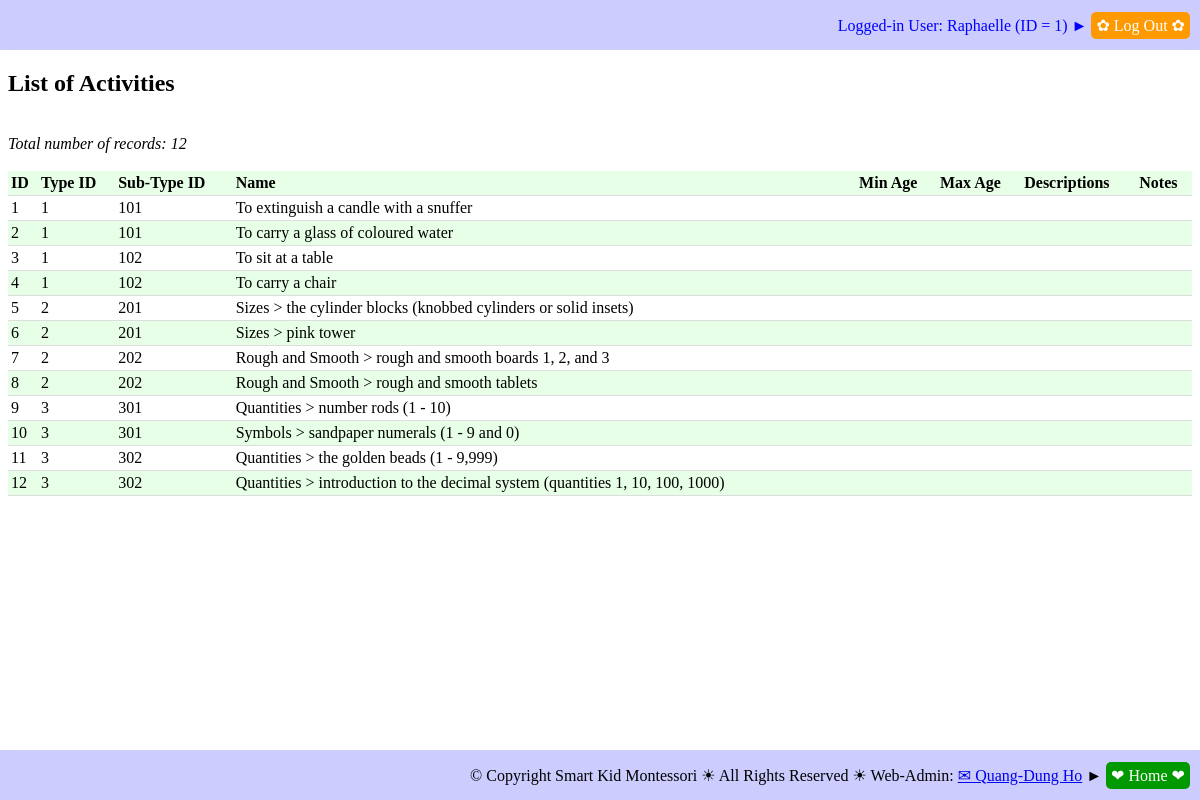
The app's page /report_activities.php (signed in) with its own data.
### tables this page shows
CREATE TABLE `activities` (
  `ACT_ID` int(11) NOT NULL,
  `ACT_TYPE_ID` int(11) NOT NULL,
  `ACT_SUBTYPE_ID` int(11) NOT NULL,
  `ACT_NAME` varchar(250) NOT NULL,
  `ACT_MIN_AGE` int(11) DEFAULT NULL,
  `ACT_MAX_AGE` int(11) DEFAULT NULL,
  `ACT_DESCR` text,
  `ACT_NOTES` text
);

### db_operations.php (called while the page is built, shortened)
<?php
require_once("sql_queries.php");
function report_ACTIVITIES($debug_on)
{
	$queryStr = 'SELECT  ';
		$queryStr = $queryStr . '*';
	$queryStr = $queryStr . ' FROM ';
		$queryStr = $queryStr . 'ACTIVITIES';
	$queryStr = $queryStr . ' ORDER BY ';
		$queryStr = $queryStr . 'ACT_TYPE_ID' . ' ASC ';
		$queryStr = $queryStr . ', ' . 'ACT_SUBTYPE_ID' . ' ASC';
	$queryStr = $queryStr . ';';
	$result = getResult($queryStr);
	$fieldHeaderStr = array (
		0 => 'ID',
		1 => 'Type ID',
		2 => 'Sub-Type ID',
		3 => 'Name',
		4 => 'Min Age',
		5 => 'Max Age',
		6 => 'Descriptions',
		7 => 'Notes',
		);
	populateResultToTable($result, $fieldHeaderStr);
}

### sql_queries.php (the view, shortened to what this page needs)
<?php
	function connectDB()
	{
		$db_hostname = "localhost";
		$db_name     = "montessori";
		$db_username = "root";
		$db_password = "";
		$db = mysqli_connect($db_hostname, $db_username, $db_password, $db_name);
		return ($db);
	}
	function getResult($query)
	{
		$db = connectDB();
		$result = mysqli_query($db, $query);
		return ($result);
	}
	function populateResultToTable($result, $fieldHeaderStr)
	{
		$resultRows = mysqli_num_rows($result);
		$resultFields = mysqli_num_fields($result);
		echo '<br/><i>Total number of records: ' . $resultRows . '</i><br/><br/>';
		echo '<table>';
		echo '<tr>';
		for ($fd = 0; $fd < $resultFields; $fd++)
		{
			echo '<th>' . $fieldHeaderStr[$fd] . '</th>';
		}
 		echo '</tr>';
		for ($row = 0; $row < $resultRows; $row++)
		{
			$currentRow = mysqli_fetch_row($result);
			echo '<tr>';
			for ($fd = 0; $fd < $resultFields; $fd++)
			{
				echo '<td>' . $currentRow[$fd] . '</td>';
			}
			echo '</tr>';
		}
		echo '</table>';
	}
?>

### db_tables.css (style rules this page uses)
table { border-collapse: collapse; width: 100%; }
th, td { padding: 3px; text-align: left; border-bottom: 1px solid #ddd; }
tr:nth-child(odd) { background-color: rgb(230, 255, 230); }

### records on screen
activities: ACT_ID "1", ACT_TYPE_ID "1", ACT_SUBTYPE_ID "101", ACT_NAME "To extinguish a candle with a snuffer"
activities: ACT_ID "2", ACT_TYPE_ID "1", ACT_SUBTYPE_ID "101", ACT_NAME "To carry a glass of coloured water"
activities: ACT_ID "3", ACT_TYPE_ID "1", ACT_SUBTYPE_ID "102", ACT_NAME "To sit at a table"
activities: ACT_ID "4", ACT_TYPE_ID "1", ACT_SUBTYPE_ID "102", ACT_NAME "To carry a chair"
activities: ACT_ID "5", ACT_TYPE_ID "2", ACT_SUBTYPE_ID "201", ACT_NAME "Sizes > the cylinder blocks (knobbed cylinders or solid insets)"
activities: ACT_ID "6", ACT_TYPE_ID "2", ACT_SUBTYPE_ID "201", ACT_NAME "Sizes > pink tower"
activities: ACT_ID "7", ACT_TYPE_ID "2", ACT_SUBTYPE_ID "202", ACT_NAME "Rough and Smooth > rough and smooth boards 1, 2, and 3"
activities: ACT_ID "8", ACT_TYPE_ID "2", ACT_SUBTYPE_ID "202", ACT_NAME "Rough and Smooth > rough and smooth tablets"
activities: ACT_ID "9", ACT_TYPE_ID "3", ACT_SUBTYPE_ID "301", ACT_NAME "Quantities > number rods (1 - 10)"
activities: ACT_ID "10", ACT_TYPE_ID "3", ACT_SUBTYPE_ID "301", ACT_NAME "Symbols > sandpaper numerals (1 - 9 and 0)"
activities: ACT_ID "11", ACT_TYPE_ID "3", ACT_SUBTYPE_ID "302", ACT_NAME "Quantities > the golden beads (1 - 9,999)"
activities: ACT_ID "12", ACT_TYPE_ID "3", ACT_SUBTYPE_ID "302", ACT_NAME "Quantities > introduction to the decimal system (quantities 1, 10, 100, 1000)"

### other values on screen
$_SESSION['LoggedIn_EMP_NAME'] "Raphaelle"
$_SESSION['LoggedIn_EMP_ID'] "1"
$resultRows "12"
$fieldHeaderStr[$fd] "ID"
$fieldHeaderStr[$fd] "Type ID"
$fieldHeaderStr[$fd] "Sub-Type ID"
$fieldHeaderStr[$fd] "Name"
$fieldHeaderStr[$fd] "Min Age"
$fieldHeaderStr[$fd] "Max Age"
$fieldHeaderStr[$fd] "Descriptions"
$fieldHeaderStr[$fd] "Notes"
